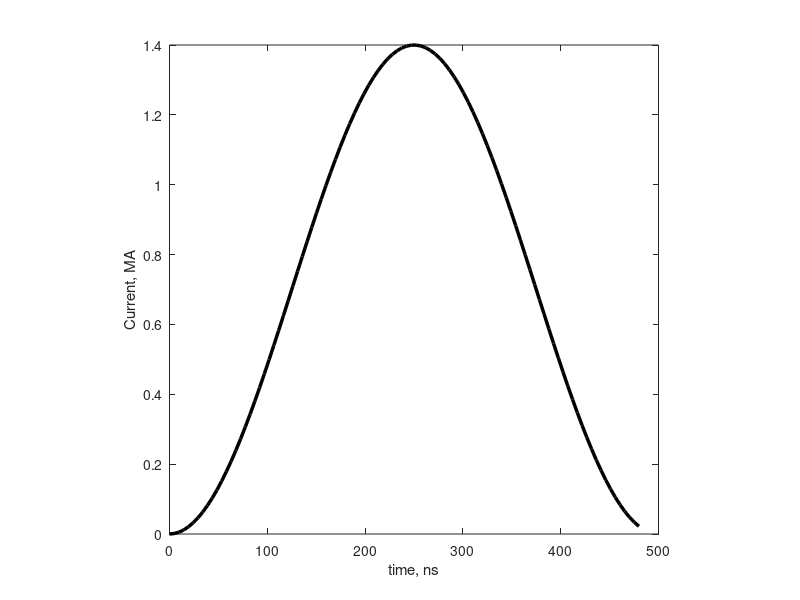

The MATLAB script that drew this image:
function rocketModelV2()
clc; close all; clear;
% Constants
load physicalConstants-SI.mat mu0

%%%%%%%%%%%%%%%%%%%%%%%%%%%%%%%%%%%%%%%
% Array Parameters (CHANGE THIS)
R0 = 16e-3 / 2; % Array radius, [m]
V = 100 * 10^3; % [m/s]
alph = 0.5; % fraction of mass remaining at t = t0 (end of current pulse)
N = 16; % number of wires
rho_w = 2710; % wire density, [kg/m^3]
t0 = 480e-9; % pulse duration , s
%%%%%%%%%%%%%%%%%%%%%%%%%%%%%%%%%%%%%%%%%


% Calulate for a given wire diameter
d = 40e-6; % [m]

% % mass in array
rw = 75e-6 / 2; % wire radius [m]
array_mass = N * pi * rw^2 * 1 * rho_w; 

fn = @(t) I(t).^2; % fn to integrate

% Initial mass required

m0 = mu0 / (4 * pi * R0 * V) / (1-alph) * integral(fn,0,t0); % [kg/m] mass per unit length
d_w = getWireDiameter(m0,N,rho_w);  % Initial Wire radius, [m]

% Output
fprintf('m0/l required [x 10^3 kg/m] = %f\n', m0*1e3); 
fprintf('d_w required for %2.0f wires [um] = %f\n', N, d_w * 10^6); 


% show pulse
showCurrentPulse(t0);
saveas(gcf,'current.png');
% % Density distribution
% showDensityDistribution([t0/6, t0/3, t0/2, 4 * t0/6, 5 * t0/6, t0],R0,V);
% saveas(gcf,'denisty.png');


fprintf('num wires for %2.1f um diameter wires = %2.1f\n',d*1e6, getWireNumrequired(m0, rho_w, d));



% % analytical solution for initial mass for I ~ I0 sin(pi/t0 * t)

% % Current pulse parameters - for analytical solution
% I_pk = 1.4e6; % [A]
% t0 = 2 * 240e-9; % [s], Rise time
% m0_anal = mu0 * I_pk^2 / (4 * pi * R0 * V) / (1-alph) * (t0/2); % analytical solution
% d_w_anal = getWireDiameter(m0_anal,N,rho_w);  % Initial Wire radius, [m]
% fprintf('\nAnalytical solution for I(t) = I sin(pi/t0 * t)\n'); 
% fprintf('m0/l (anal) [kg/m] = %f\n', m0_anal); 
% fprintf('d_w [um] = %f\n', d_w_anal * 10^6); 
end


function out = I(t) % Current function (UPDATE THIS FOR NEW RUN) 
% Approx. current profile for a underdamped function
% t in [s]

% % % Puffin 
% I_pk = 1 * 10^6; % [A]
% t0 = 2 * 1.5 * 10^-6; % [s], 2 \times rise time
% out = I_pk * sin(pi * t / t0); % [A]
% 

% % Puffin - Exact
% % V0 = 70e3; % [V], Voltage
% % L = 83e-9; % [H], Inductance
% % w = 5.35 * 10^5; % [s^-1]
% % gamma = 3.01 * 10^5; % [s^-1]
% % out = V0 / (L * w) * exp(-gamma*t) .* sin(w * t); % [A]

% Z Machine
% Im = 10e6; % [A]
% tm = 300e-9; % [s], Rise time
% out = Im * (sin(pi * (t) / (2 * tm))).^2;

% MAGPIE
Im = 1.4e6; % [A]
tm = 1 * 250e-9; % [s], Rise time
out = Im * (sin(pi * t / (2 * tm))).^2;

% % MAGPIE sum of sines
% a1 = 0.7987;
% b1 =0.005901;
% c1 = 0.01495;
% a2 = -0.01834;
% b2 = 0.04547 ;
% c2 = -1.248;
% a3 = 0.2095;
% b3 = 0.02026;
% c3 = -3.02;
% 
% f1 = @(x)  a1*sin(b1*x+c1) + a2*sin(b2*x+c2) + a3*sin(b3*x+c3);
% 
% out = 1.0e6 .* f1(t/1e-9);

end

function N = getWireNumrequired(target_mass, rho_w, d_w)
    N = target_mass ./ (rho_w * pi * (d_w/2).^2);
end

function out = getWireDiameter(m0,N,rho_w)
r_w = sqrt(m0 / (pi * N * rho_w)); % Initial Wire radius, [m]
out = 2 * r_w; 
end

function showCurrentPulse(t0)
t = linspace(0,t0,100);
figure
plot(t*1e9,I(t)*1e-6,'k','LineWidth',2.5);
xlabel('time, ns'); ylabel('Current, MA');
legend off; axis square
end

function showDensityDistribution(t,R0,Vab)
% show density distribution at time v0
mu0 = 4 * pi * 1e-7;
r = linspace(R0,2.5*R0,100); 

figure
for ii =1:length(t)
rho = mu0 ./ (8 * pi^2 * R0 * r * Vab^2) .* (I(t(ii) - (r-R0)/Vab)).^2;
rho((t(ii) - (r-R0)/Vab) < 0 ) = 0;
plot((r-R0)*1e3,rho,'Color',sqclr('r',ii),'LineWidth',2.5,...
    'DisplayName',['t = ' num2str(t(ii)*1e9) ' ns']); hold on; 
end
xlabel('$r-R_0$, mm','Interpreter','latex'); 
ylabel('Mass Density, $kgm^{-3}$','Interpreter','latex');
 axis square
end

